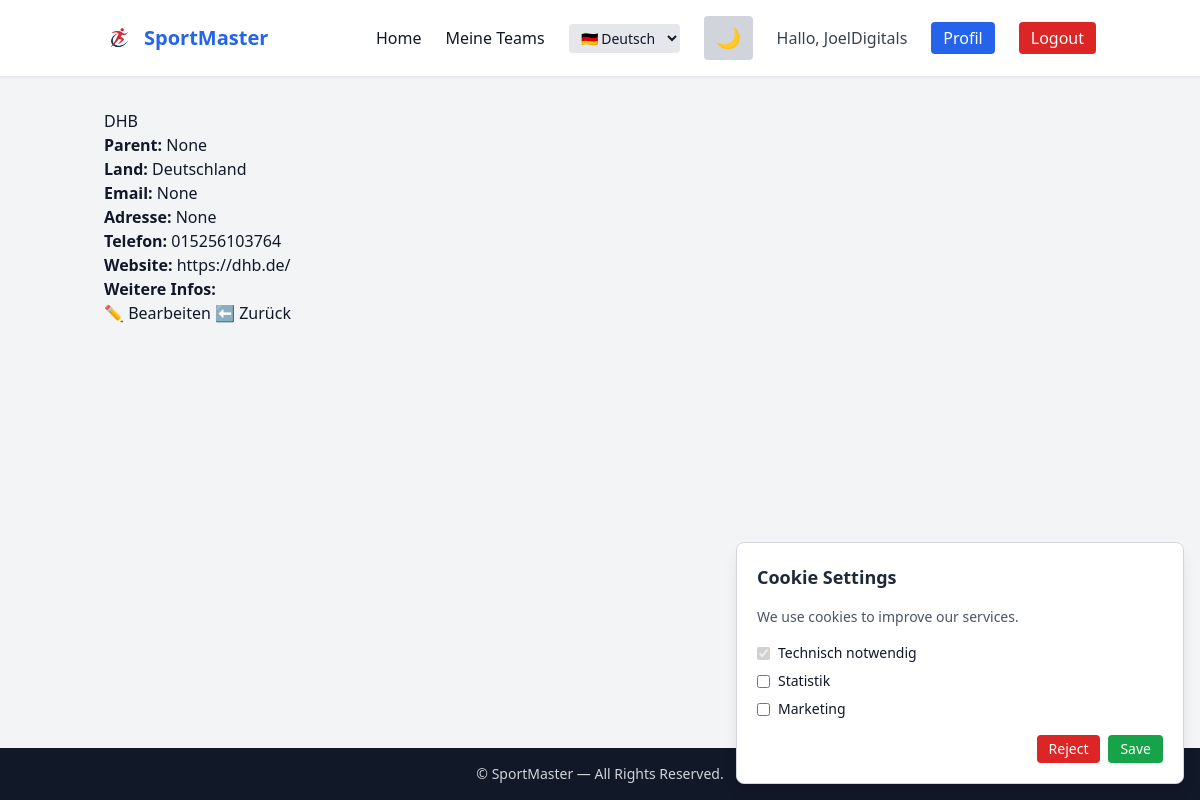
The page /federation/heads/dhb/ (signed in) on the database its author committed.
### accounts/models.py (models this page shows, shortened)
class CustomUser(AbstractUser):
    ROLE_CHOICES = [
        ("player", "Player"),
        ("referee", "Referee"),
        ("timekeeper", "Timekeeper / Secretary"),
        ("coach", "Coach"),
        ("club_admin", "Club Admin"),
        ("federation_admin", "Federation Admin"),
        ("global_admin", "Global Admin"),
    ]
    role = models.CharField(max_length=30, choices=ROLE_CHOICES, default="player")
    short_id = models.CharField(max_length=12, unique=True, null=True, blank=True)
    club = models.ForeignKey("club.Club", null=True, blank=True, on_delete=models.SET_NULL)
    federation = models.ForeignKey("federation.Federation", null=True, blank=True, on_delete=models.SET_NULL)

### federation/models.py (models this page shows, shortened)
class Head_Federation(models.Model):
    name = models.CharField(max_length=255)
    parent = models.ForeignKey("self", null=True, blank=True, on_delete=models.SET_NULL)
    country = models.CharField(max_length=100, blank=True)
    contact_email = models.EmailField(null=True,blank=True)
    slug = models.SlugField(unique=True)
    created_at = models.DateTimeField(auto_now_add=True)
    updated_at = models.DateTimeField(auto_now=True)
    additional_info = models.TextField(null=True, blank=True)
    adress = models.CharField(max_length=255, null=True, blank=True)
    phone_number = models.CharField(max_length=20, null=True, blank=True)
    website = models.URLField(null=True, blank=True)
    sport = models.ForeignKey(Sport, on_delete=models.SET_NULL, null=True)

### federation/views.py (the view)
# urls.py: path("heads/<slug:slug>/", views.head_detail, name="head_detail"),
@login_required
def head_detail(request, slug):
    head = get_object_or_404(Head_Federation, slug=slug)
    return render(request, "federation/head_detail.html", {"head": head})

### federation/templates/federation/head_detail.html
{% extends "base.html" %}
{% block content %}
<h1>{{ head.name }}</h1>
<p><strong>Parent:</strong> {{ head.parent }}</p>
<p><strong>Land:</strong> {{ head.country }}</p>
<p><strong>Email:</strong> {{ head.contact_email }}</p>
<p><strong>Adresse:</strong> {{ head.adress }}</p>
<p><strong>Telefon:</strong> {{ head.phone_number }}</p>
<p><strong>Website:</strong> <a href="{{ head.website }}" target="_blank">{{ head.website }}</a></p>
<p><strong>Weitere Infos:</strong> {{ head.additional_info }}</p>
<a class="btn btn-primary" href="{% url 'head_edit' head.slug %}">✏️ Bearbeiten</a>
<a class="btn btn-secondary" href="{% url 'head_list' %}">⬅️ Zurück</a>
{% endblock %}

### accounts/templates/base.html (shortened to what this page needs)
{% load static %}
<!DOCTYPE html>
<html lang="{{ LANGUAGE_CODE|default:'de' }}" class="scroll-smooth">
<head>
    <script src="https://cdn.tailwindcss.com"></script>
</head>
<body class="bg-gray-100 dark:bg-gray-900 text-gray-900 dark:text-gray-200 min-h-screen flex flex-col transition-colors">
<nav class="bg-white dark:bg-gray-800 border-b border-gray-200 dark:border-gray-700 shadow-sm">
  <div class="container mx-auto px-4 py-4 flex items-center justify-between">
    <a href="{% url 'home' %}" class="flex items-center gap-2 text-xl font-bold text-blue-600 dark:text-blue-400">
        <img src="{% static 'images/logo.png' %}" class="h-8 w-auto">
        SportMaster
    </a>
    <div class="hidden md:flex items-center gap-6">
        <a href="{% url 'home' %}" class="hover:text-blue-500 dark:hover:text-blue-300 transition">Home</a>
        {% if user.is_authenticated %}
            <a href="{% url 'team_list' %}" class="hover:text-blue-500 dark:hover:text-blue-300 transition">Meine Teams</a>
        {% endif %}
        <select id="langSelector"
            class="bg-gray-200 dark:bg-gray-700 text-sm px-2 py-1 rounded focus:outline-none">
            <option value="de" {% if LANGUAGE_CODE == 'de' %}selected{% endif %}>🇩🇪 Deutsch</option>
        </select>
        <button id="themeToggle"
            class="px-3 py-2 rounded bg-gray-300 dark:bg-gray-700 hover:bg-gray-400 dark:hover:bg-gray-600 text-xl transition">
        </button>
        {% if user.is_authenticated %}
            <span class="text-gray-700 dark:text-gray-300">Hallo, {{ user.username }}</span>
            <a href="{% url 'profile' %}" class="px-3 py-1 rounded bg-blue-600 text-white hover:bg-blue-700 transition">Profil</a>
            <a href="{% url 'logout' %}" class="px-3 py-1 rounded bg-red-600 text-white hover:bg-red-700 transition">Logout</a>
        {% else %}
            <a href="{% url 'login' %}" class="px-3 py-1 rounded bg-blue-600 text-white hover:bg-blue-700 transition">Login</a>
            <a href="{% url 'register' %}" class="px-3 py-1 rounded bg-green-600 text-white hover:bg-green-700 transition">Registrieren</a>
        {% endif %}
    </div>
  </div>
</nav>
<div id="cookieBanner"
    class="fixed bottom-4 right-4 w-full max-w-md bg-white dark:bg-gray-800 shadow-lg border border-gray-300 dark:border-gray-700 p-5 rounded-lg space-y-4 hidden">
    <h3 class="text-lg font-semibold text-gray-800 dark:text-gray-200">
        {% if LANGUAGE_CODE == "de" %} Cookie-Einstellungen {% else %} Cookie Settings {% endif %}
    </h3>
    <p class="text-sm text-gray-600 dark:text-gray-300">
        {% if LANGUAGE_CODE == 'de' %}
            Wir verwenden Cookies, um unsere Dienste zu verbessern.
        {% else %}
            We use cookies to improve our services.
        {% endif %}
    </p>
    <div class="space-y-2 text-sm">
        <label class="flex items-center gap-2">
            <input type="checkbox" checked disabled>
            <span>Technisch notwendig</span>
        </label>
        <label class="flex items-center gap-2">
            <input type="checkbox" id="cookieStats">
            <span>Statistik</span>
        </label>
        <label class="flex items-center gap-2">
            <input type="checkbox" id="cookieMarketing">
            <span>Marketing</span>
        </label>
    </div>
    <div class="flex justify-end gap-2">
        <button id="rejectCookies"
                class="px-3 py-1 rounded bg-red-600 text-white hover:bg-red-700 text-sm">
            {% if LANGUAGE_CODE == 'de' %} Ablehnen {% else %} Reject {% endif %}
        </button>
        <button id="acceptCookies"
                class="px-3 py-1 rounded bg-green-600 text-white hover:bg-green-700 text-sm">
            {% if LANGUAGE_CODE == 'de' %} Speichern {% else %} Save {% endif %}
        </button>
    </div>
</div>
<main class="flex-grow container mx-auto px-4 py-8">
    {% block content %}{% endblock %}
</main>
<footer class="bg-gray-900 dark:bg-black text-gray-300 text-center py-4 text-sm mt-10">
  &copy; {{ now|date:"Y" }} SportMaster — All Rights Reserved.
</footer>
</body>
</html>

### rows shown on the page
CustomUser: username "JoelDigitals"
Head_Federation: name "DHB", parent "None", country "Deutschland", contact_email "None", adress "None", phone_number "015256103764", website "https://dhb.de/"
